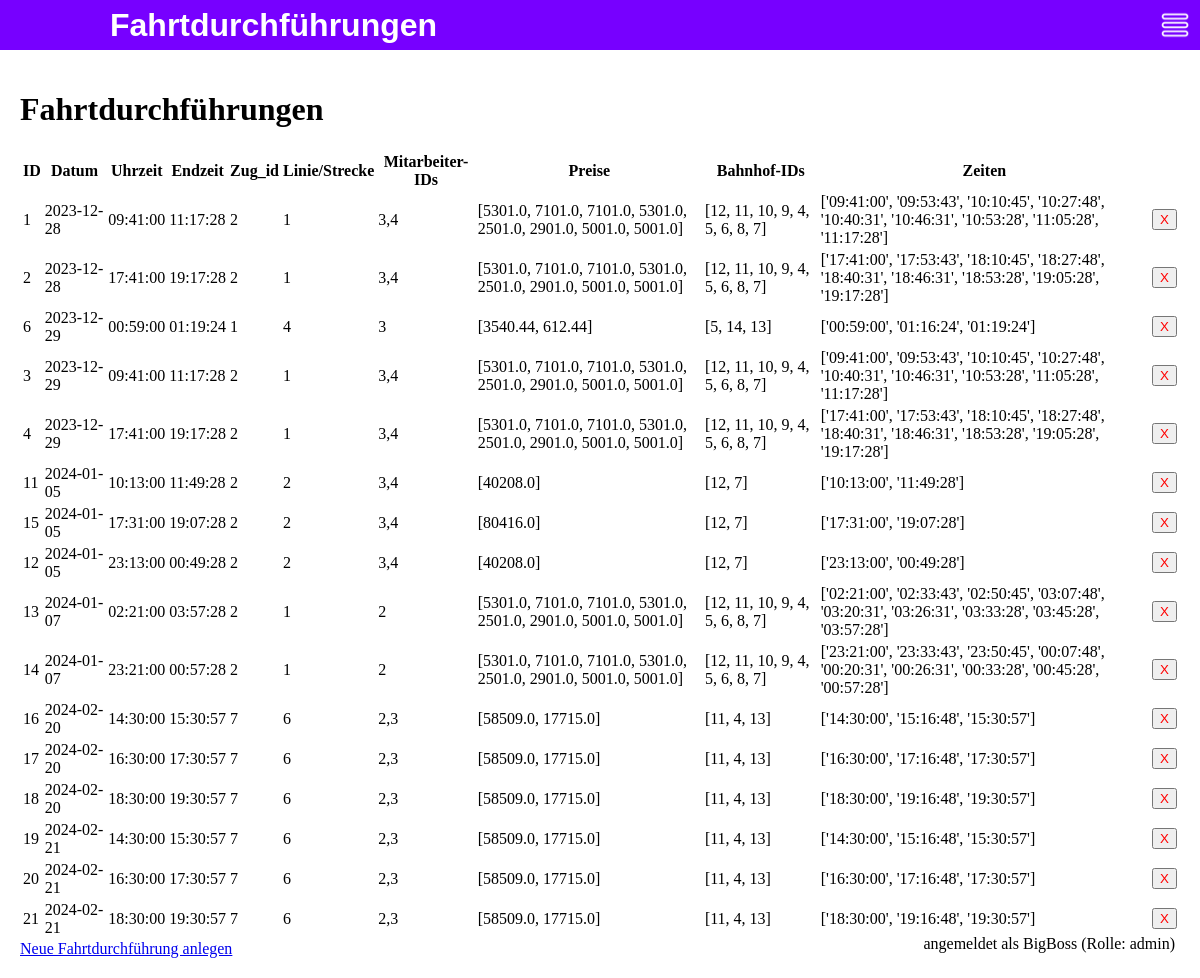
/fahrtdurchfuehrungen/ (signed in), run on an earlier commit of the app's database.
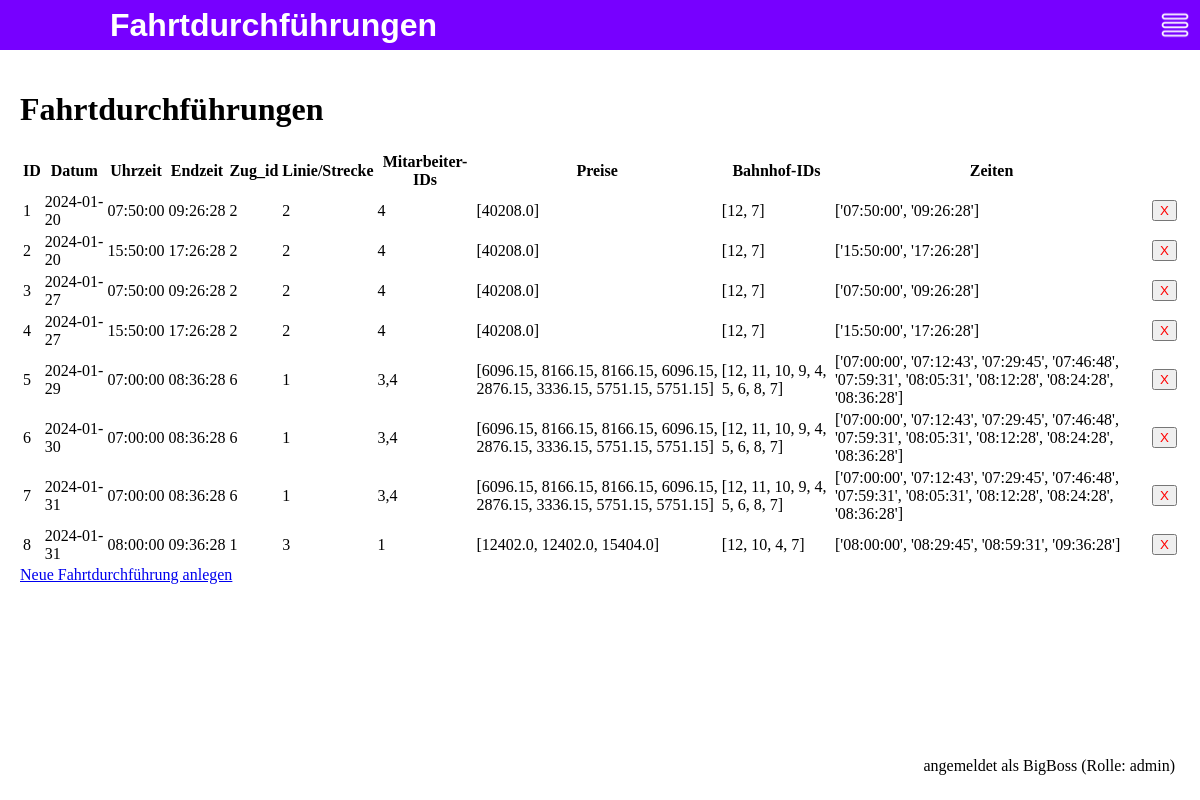
And on a later commit of the database.
### app/models.py (models this page shows, shortened)
class Fahrtdurchführung(db.Model):
    id = db.Column(db.Integer, primary_key=True)
    datum = db.Column(db.Date, nullable=False)
    zeit = db.Column(db.Time)
    endzeit = db.Column(db.Time)
    zug_id = db.Column(db.Integer)
    line = db.Column(db.Integer)
    mitarbeiter_ids = db.Column(db.String)
    preise = db.Column(db.String)
    bahnhof_ids = db.Column(db.String)
    zeiten = db.Column(db.String)

class User(UserMixin, db.Model):
    id = db.Column(db.Integer, primary_key=True)
    username = db.Column(db.String(64), index=True, unique=True)
    email = db.Column(db.String(120), index=True, unique=True)
    password_hash = db.Column(db.String(128))
    role = db.Column(db.String(10), default="user")

### app/routes.py (the view)
@main.route('/fahrtdurchfuehrungen/')
@login_required
def fahrtdurchfuehrungen():
    alle_fahrtdurchfuehrungen = Fahrtdurchführung.query.order_by(Fahrtdurchführung.datum, Fahrtdurchführung.zeit).all()
    return render_template('fahrtdurchfuehrungen.html', page_name='Fahrtdurchführungen', user=current_user, fahrtdurchfuehrungen=alle_fahrtdurchfuehrungen)

### run.py (called while the page is built)
@login_manager.user_loader
def load_user(user_id):
    return User.query.get(int(user_id))

### templates/fahrtdurchfuehrungen.html
{% extends "base.html" %}
{% block content %}
<body>
<h1>Fahrtdurchführungen</h1>
<table>
    <tr>
        <th>ID</th>
        <th>Datum</th>
        <th>Uhrzeit</th>
        <th>Endzeit</th>
        <th>Zug_id</th>
        <th>Linie/Strecke</th>
        <th>Mitarbeiter-IDs</th>
        <th>Preise</th>
        <th>Bahnhof-IDs</th>
        <th>Zeiten</th>
    </tr>
    {% for fahrt in fahrtdurchfuehrungen %}
    <tr>
        <td>{{ fahrt.id }}</td>
        <td>{{ fahrt.datum }}</td>
        <td>{{ fahrt.zeit }}</td>
        <td>{{ fahrt.endzeit }}</td>
        <td>{{ fahrt.zug_id }}</td>
        <td>{{ fahrt.line }}</td>
        <td>{{ fahrt.mitarbeiter_ids }}</td>
        <td>{{ fahrt.preise }}</td>
        <td>{{ fahrt.bahnhof_ids }}</td>
        <td>{{ fahrt.zeiten }}</td>
        <td>
            <form action="{{ url_for('main.loesche_fahrtdurchfuehrung', id=fahrt.id) }}" method="POST">
                <button type="submit" style="color: red;">X</button>
            </form>
        </td>
    </tr>
    {% endfor %}
</table>
<a href="/neue_fahrtdurchfuehrung">Neue Fahrtdurchführung anlegen</a>
</body>
{% endblock %}

### templates/base.html (shortened to what this page needs)
<!DOCTYPE html>
<html>
<head>
</head>
<body style="margin: 0px">
<div style="background-color: rgb(119, 0, 255); height: 50px; display: flex; justify-content: space-between; align-items: center; padding: 0 10px;">
    <h1 class="page-name">{{ page_name }}</h1>
    <img id="menu-icon" src="{{ url_for('static', filename='icons/menu_icon.png') }}" style="width: 30px; height: 30px; cursor: pointer;">
</div>
<div style="padding: 20px;">
    {% block content %}{% endblock %}
</div>
<div style="position: fixed; bottom: 20px; right: 20px; background-color: white; padding: 5px;">
    {% if current_user.username %}
    angemeldet als {{ current_user.username}} (Rolle: {{current_user.role}})
    {% endif %}
</div>
</body>
</html>

### templates/base.html (style rules this page uses)
.page-name { font-family: "Helvetica"; font-weight: bold; color: white; margin-left: 100px; }

What changed in the data, as far as the page shows it:
removed Fahrtdurchführung: id "11", datum "2024-01-05", zeit "10:13:00", endzeit "11:49:28", zug_id "2", line "2", mitarbeiter_ids "3,4", preise "[40208.0]", bahnhof_ids "[12, 7]", zeiten "['10:13:00', '11:49:28']"
removed Fahrtdurchführung: id "15", datum "2024-01-05", zeit "17:31:00", endzeit "19:07:28", zug_id "2", line "2", mitarbeiter_ids "3,4", preise "[80416.0]", bahnhof_ids "[12, 7]", zeiten "['17:31:00', '19:07:28']"
removed Fahrtdurchführung: id "12", datum "2024-01-05", zeit "23:13:00", endzeit "00:49:28", zug_id "2", line "2", mitarbeiter_ids "3,4", preise "[40208.0]", bahnhof_ids "[12, 7]", zeiten "['23:13:00', '00:49:28']"
removed Fahrtdurchführung: id "13", datum "2024-01-07", zeit "02:21:00", endzeit "03:57:28", zug_id "2", line "1", mitarbeiter_ids "2", preise "[5301.0, 7101.0, 7101.0, 5301.0, 2501.0, 2901.0, 5001.0, 5001.0]", bahnhof_ids "[12, 11, 10, 9, 4, 5, 6, 8, 7]", zeiten "['02:21:00', '02:33:43', '02:50:45', '03:07:48', '03:20:31', '03:26:31', '03:33:28', '03:45:28', '03:57:28']"
removed Fahrtdurchführung: id "14", datum "2024-01-07", zeit "23:21:00", endzeit "00:57:28", zug_id "2", line "1", mitarbeiter_ids "2", preise "[5301.0, 7101.0, 7101.0, 5301.0, 2501.0, 2901.0, 5001.0, 5001.0]", bahnhof_ids "[12, 11, 10, 9, 4, 5, 6, 8, 7]", zeiten "['23:21:00', '23:33:43', '23:50:45', '00:07:48', '00:20:31', '00:26:31', '00:33:28', '00:45:28', '00:57:28']"
removed Fahrtdurchführung: id "16", datum "2024-02-20", zeit "14:30:00", endzeit "15:30:57", zug_id "7", line "6", mitarbeiter_ids "2,3", preise "[58509.0, 17715.0]", bahnhof_ids "[11, 4, 13]", zeiten "['14:30:00', '15:16:48', '15:30:57']"
removed Fahrtdurchführung: id "17", datum "2024-02-20", zeit "16:30:00", endzeit "17:30:57", zug_id "7", line "6", mitarbeiter_ids "2,3", preise "[58509.0, 17715.0]", bahnhof_ids "[11, 4, 13]", zeiten "['16:30:00', '17:16:48', '17:30:57']"
removed Fahrtdurchführung: id "18", datum "2024-02-20", zeit "18:30:00", endzeit "19:30:57", zug_id "7", line "6", mitarbeiter_ids "2,3", preise "[58509.0, 17715.0]", bahnhof_ids "[11, 4, 13]", zeiten "['18:30:00', '19:16:48', '19:30:57']"
removed Fahrtdurchführung: id "19", datum "2024-02-21", zeit "14:30:00", endzeit "15:30:57", zug_id "7", line "6", mitarbeiter_ids "2,3", preise "[58509.0, 17715.0]", bahnhof_ids "[11, 4, 13]", zeiten "['14:30:00', '15:16:48', '15:30:57']"
removed Fahrtdurchführung: id "20", datum "2024-02-21", zeit "16:30:00", endzeit "17:30:57", zug_id "7", line "6", mitarbeiter_ids "2,3", preise "[58509.0, 17715.0]", bahnhof_ids "[11, 4, 13]", zeiten "['16:30:00', '17:16:48', '17:30:57']"
removed Fahrtdurchführung: id "21", datum "2024-02-21", zeit "18:30:00", endzeit "19:30:57", zug_id "7", line "6", mitarbeiter_ids "2,3", preise "[58509.0, 17715.0]", bahnhof_ids "[11, 4, 13]", zeiten "['18:30:00', '19:16:48', '19:30:57']"
changed Fahrtdurchführung id 1: datum "2023-12-28" → "2024-01-20"; zeit "09:41:00" → "07:50:00"; endzeit "11:17:28" → "09:26:28"; line "1" → "2"; mitarbeiter_ids "3,4" → "4"; preise "[5301.0, 7101.0, 7101.0, 5301.0, 2501.0, 2901.0, 5001.0, 5001.0]" → "[40208.0]"; bahnhof_ids "[12, 11, 10, 9, 4, 5, 6, 8, 7]" → "[12, 7]"; zeiten "['09:41:00', '09:53:43', '10:10:45', '10:27:48', '10:40:31', '10:46:31', '10:53:28', '11:05:28', '11:17:28']" → "['07:50:00', '09:26:28']"
changed Fahrtdurchführung id 2: datum "2023-12-28" → "2024-01-20"; zeit "17:41:00" → "15:50:00"; endzeit "19:17:28" → "17:26:28"; line "1" → "2"; mitarbeiter_ids "3,4" → "4"; preise "[5301.0, 7101.0, 7101.0, 5301.0, 2501.0, 2901.0, 5001.0, 5001.0]" → "[40208.0]"; bahnhof_ids "[12, 11, 10, 9, 4, 5, 6, 8, 7]" → "[12, 7]"; zeiten "['17:41:00', '17:53:43', '18:10:45', '18:27:48', '18:40:31', '18:46:31', '18:53:28', '19:05:28', '19:17:28']" → "['15:50:00', '17:26:28']"
changed Fahrtdurchführung id 3: datum "2023-12-29" → "2024-01-27"; zeit "09:41:00" → "07:50:00"; endzeit "11:17:28" → "09:26:28"; line "1" → "2"; mitarbeiter_ids "3,4" → "4"; preise "[5301.0, 7101.0, 7101.0, 5301.0, 2501.0, 2901.0, 5001.0, 5001.0]" → "[40208.0]"; bahnhof_ids "[12, 11, 10, 9, 4, 5, 6, 8, 7]" → "[12, 7]"; zeiten "['09:41:00', '09:53:43', '10:10:45', '10:27:48', '10:40:31', '10:46:31', '10:53:28', '11:05:28', '11:17:28']" → "['07:50:00', '09:26:28']"
changed Fahrtdurchführung id 4: datum "2023-12-29" → "2024-01-27"; zeit "17:41:00" → "15:50:00"; endzeit "19:17:28" → "17:26:28"; line "1" → "2"; mitarbeiter_ids "3,4" → "4"; preise "[5301.0, 7101.0, 7101.0, 5301.0, 2501.0, 2901.0, 5001.0, 5001.0]" → "[40208.0]"; bahnhof_ids "[12, 11, 10, 9, 4, 5, 6, 8, 7]" → "[12, 7]"; zeiten "['17:41:00', '17:53:43', '18:10:45', '18:27:48', '18:40:31', '18:46:31', '18:53:28', '19:05:28', '19:17:28']" → "['15:50:00', '17:26:28']"
added Fahrtdurchführung: id "5", datum "2024-01-29", zeit "07:00:00", endzeit "08:36:28", zug_id "6", line "1", mitarbeiter_ids "3,4", preise "[6096.15, 8166.15, 8166.15, 6096.15, 2876.15, 3336.15, 5751.15, 5751.15]", bahnhof_ids "[12, 11, 10, 9, 4, 5, 6, 8, 7]", zeiten "['07:00:00', '07:12:43', '07:29:45', '07:46:48', '07:59:31', '08:05:31', '08:12:28', '08:24:28', '08:36:28']"
changed Fahrtdurchführung id 6: datum "2023-12-29" → "2024-01-30"; zeit "00:59:00" → "07:00:00"; endzeit "01:19:24" → "08:36:28"; zug_id "1" → "6"; line "4" → "1"; mitarbeiter_ids "3" → "3,4"; preise "[3540.44, 612.44]" → "[6096.15, 8166.15, 8166.15, 6096.15, 2876.15, 3336.15, 5751.15, 5751.15]"; bahnhof_ids "[5, 14, 13]" → "[12, 11, 10, 9, 4, 5, 6, 8, 7]"; zeiten "['00:59:00', '01:16:24', '01:19:24']" → "['07:00:00', '07:12:43', '07:29:45', '07:46:48', '07:59:31', '08:05:31', '08:12:28', '08:24:28', '08:36:28']"; moves down the list
added Fahrtdurchführung: id "7", datum "2024-01-31", zeit "07:00:00", endzeit "08:36:28", zug_id "6", line "1", mitarbeiter_ids "3,4", preise "[6096.15, 8166.15, 8166.15, 6096.15, 2876.15, 3336.15, 5751.15, 5751.15]", bahnhof_ids "[12, 11, 10, 9, 4, 5, 6, 8, 7]", zeiten "['07:00:00', '07:12:43', '07:29:45', '07:46:48', '07:59:31', '08:05:31', '08:12:28', '08:24:28', '08:36:28']"
added Fahrtdurchführung: id "8", datum "2024-01-31", zeit "08:00:00", endzeit "09:36:28", zug_id "1", line "3", mitarbeiter_ids "1", preise "[12402.0, 12402.0, 15404.0]", bahnhof_ids "[12, 10, 4, 7]", zeiten "['08:00:00', '08:29:45', '08:59:31', '09:36:28']"
